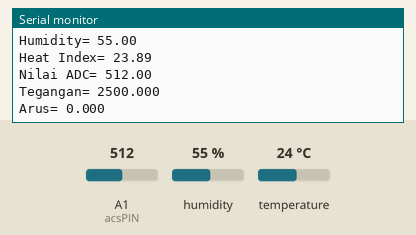
Bench run of a sketch on a simulated Arduino Uno, built with avr-gcc and run on an emulated ATmega328P. On the bench: the last lines printed to the serial monitor. The inputs (shaded band) are chosen by the test bench; at power-on: humidity 55 %, A1 (acsPIN) = 512, temperature 24 °C. WiFi joins after 1.5 s; servers stay silent unless stated.

Above: at 3.2 s.
3.3 s: humidity set to 22 %
6.3 s: A1 (acsPIN) set to 716
At 8.8 s:
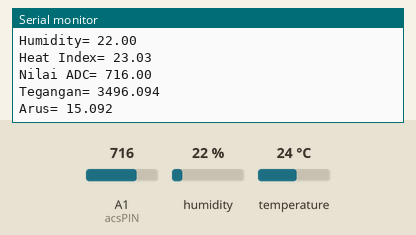
9.3 s: temperature set to 12 °C
12.3 s: A1 (acsPIN) set to 900
At 13.3 s:
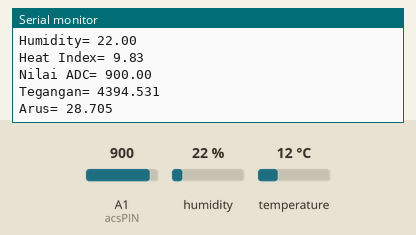
15.3 s: humidity set to 40 %
Timing chart, 0 to 18.3 s (numbered marks = the images above; inputs shaded):
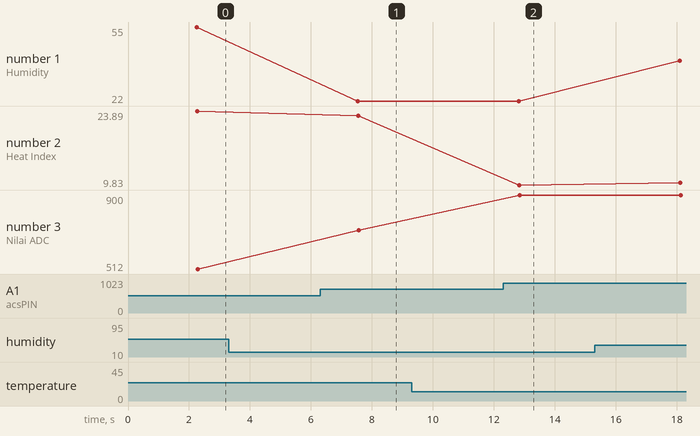

Measured:
- after the input at 6.3 s, the serial monitor: prints a new line after 1.3 s (image 1)
- after the input at 12.3 s, the serial monitor: prints a new line after 0.55 s (image 2)
- plotted number 1: 22 → 40 after the input at 15.3 s
- plotted number 2: 9.83 → 10.3 after the input at 15.3 s
- plotted number 3: 512 → 716 after the input at 6.3 s, 716 → 900 after the input at 12.3 s

The sketch:

dht11eth.ino
```cpp
#include <SPI.h>
#include <Ethernet.h>
//Library Sensor DHT11
#include "DHT.h"
#define DHTPIN 5
#define DHTTYPE DHT11
//Library Sensor ACS712
#include "ACS712.h"
#define acsPIN 1
#define ACS712
//Library Sensor ZMPT101B
#include "ZMPT101B.h"
#define zmpt101bPIN 2
#define ZMPT101B

DHT dht(DHTPIN, DHTTYPE);

//const int pinADC = A0;
int sensitivitas = 66; //tegantung sensor arus yang digunakan, yang ini 30A
float nilaiadc= 00;
int teganganoffset = 2500; //nilai pembacaan offset saat tidak ada arus yang lewat
float tegangan = 00;
float nilaiarus = 00;

byte mac[] = { 0xDE, 0xAD, 0xBE, 0xEF, 0xFE, 0xED };
byte ip[] = {192, 168, 0, 101 }; //Enter the IP of ethernet shield
byte serv[] = {192, 168, 0, 100} ; //Enter the IPv4 address
EthernetClient cliente;

void setup() {
Serial.begin(9600); //setting the baud rate at 9600
Ethernet.begin(mac, ip);
dht.begin();
delay(2000);
}

void data_olah(){
//Sensor ACS712
  nilaiadc = analogRead(acsPIN);
  tegangan = (nilaiadc / 1024.0) * 5000;
  nilaiarus = ((tegangan - teganganoffset) / sensitivitas);}

void loop() {
//Sensor DHT11
float hum = dht.readHumidity(); //Reading the humidity and storing in hum
float temp = dht.readTemperature(); //Reading the temperature as Celsius and storing in temp
float fah = dht.readTemperature(true); //reading the temperature in Fahrenheit
float heat_index = dht.computeHeatIndex(fah, hum); //Reading the heat index in Fahrenheit
float heat_indexC = dht.convertFtoC(heat_index); //Converting the heat index in Celsius


/*float nilaiadc = acs.readNilaiADC();
float tegangan = acs.readTegangan();
float arus = acs.readArus();*/

if (cliente.connect(serv, 80)) { //Connecting at the IP address and port we saved before
Serial.println("connected");
cliente.print("GET /ethernet/data.php?"); //Connecting and Sending values to database
//Data DHT
cliente.print("temperature=");
cliente.print(temp);
cliente.print("&humidity=");
cliente.print(hum);
cliente.print("&heat_index=");
cliente.println(heat_indexC);

data_olah();
//Data Arus
cliente.println("Nilai ADC=");
cliente.print(nilaiadc);
cliente.println("Tegangan=");
cliente.print(tegangan, 3);
cliente.println("Arus=");
cliente.print(nilaiarus, 3);

/*cliente.println("HTTP/1.1");
cliente.println("Host: 192, 168, 0, 102");
cliente.println();
cliente.println();*/

//Printing the values on the serial monitor
Serial.print("Temperature= ");
Serial.println(temp);
Serial.print("Humidity= ");
Serial.println(hum);
Serial.print("Heat Index= ");
Serial.println(heat_indexC);

data_olah();
Serial.print("Nilai ADC= ");
Serial.println(nilaiadc);
Serial.print("Tegangan= ");
Serial.println(tegangan,3);
Serial.print("Arus= ");
Serial.println(nilaiarus,3);

cliente.stop(); //Closing the connection
}
else {
// if you didn't get a connection to the server:
Serial.println("connection failed");
}
delay(5000);
}
```
